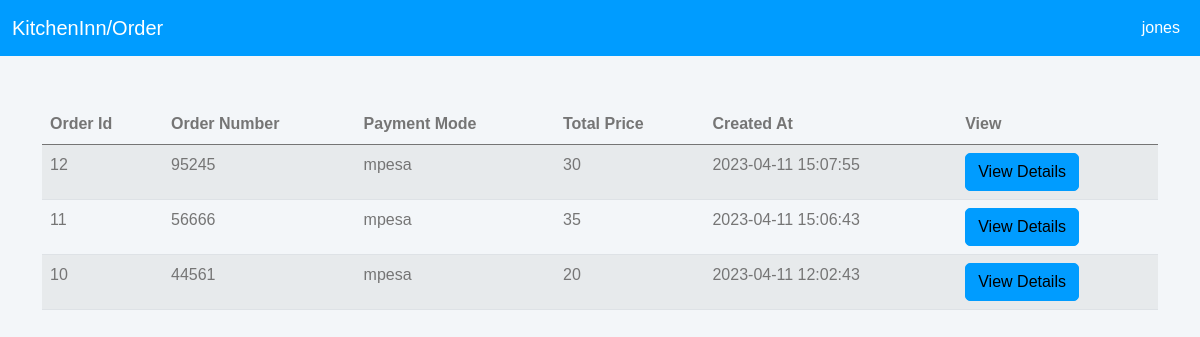
Screenshot of /order.php (signed in) with the database file from the repository.
### tables this page shows
CREATE TABLE `orders` (
  `order_id` int(11) NOT NULL,
  `order_number` varchar(100) NOT NULL,
  `payment_mode` varchar(100) NOT NULL DEFAULT 'mpesa',
  `total_price` int(11) NOT NULL,
  `user_id` int(11) NOT NULL,
  `Created_At` timestamp NOT NULL DEFAULT current_timestamp() ON UPDATE current_timestamp()
);

### order.php (the view, shortened to what this page needs)
<?php
include "config/database.php";
include "utils.php";
if(isset($_SESSION['userid'])){
    ?>
    <nav class="navbar navbar-expand-lg navbar-light bg-primary">
        <div class="container-fluid">
            <a class="navbar-brand text-white" href="index.php">KitchenInn/Order</a>
            <div class="collapse navbar-collapse justify-content-end" id="navbarNav">
                <ul class="navbar-nav">
                    <?php
                    if(isset($_SESSION['uname'])){
                        ?>
                    <li class="nav-item">
                        <a class="nav-link text-white" aria-current="page" href="login.php"><?= $_SESSION['uname'];?></a>
                    </li>
                        <?php
                    }else{
                        echo "<pclass='text-white'>login first</p>";
                    }
                        ?>
                </ul>
            </div>
        </div>
    </nav>
    <div class="py-5">
        <div class="container">
            <div class="row">
                <div class="col-md-12">
                    <table class="table table-striped">
                        <thead>
                            <tr>
                                <th>Order Id</th>
                                <th>Order Number</th>
                                <th>Payment Mode</th>
                                <th>Total Price</th>
                                <th>Created At</th>
                                <th>View</th>
                            </tr>
                        </thead>
                        <tbody>
                            <?php
                            $userId = $_SESSION['userid'];
                            $fetch_data = "SELECT * FROM orders WHERE user_id = '$userId' ORDER BY order_id DESC";
                            $fetch_data_run = mysqli_query($connect, $fetch_data);
                            if(mysqli_num_rows($fetch_data_run) > 0){
                                foreach($fetch_data_run as $item){
                                    ?>
                                    <tr>
                                        <td><?= $item['order_id']?></td>
                                        <td><?= $item['order_number']?></td>
                                        <td><?= $item['payment_mode']?></td>
                                        <td><?= $item['total_price']?></td>
                                        <td><?= $item['Created_At']?></td>
                                        <td><a href="vieworder.php?order_id= <?= $item['order_id']?>" class="btn btn-primary">View Details</a></td>
                                    </tr>
                                    <?php
                                }
                            }else{
                                ?>
                                <tr>
                                    <td colspan="6">No Order Available</td>
                                </tr>
                                <?php
                            }
                            ?>
                        </tbody>
                    </table>
                </div>
            </div>
        </div>
    </div>
    <?php
}else{
    header("Location: login.php");
    $_SESSION['message'] = "Login first";
    exit();
}
?>

### utils.php (shortened to what this page needs)
<!DOCTYPE html>
<html lang="en">
<head>
    <link href="css/bootstrap.min.css" rel="stylesheet">
    <link href='https://unpkg.com/boxicons@2.1.4/css/boxicons.min.css' rel='stylesheet'>
    <link rel="stylesheet" href="css/alertify.min.css">
</head>
<body>
</body>
</html>

### utils.php (style rules this page uses)
body { font-family: sans-serif; }

### rows the page displays
orders: order_id "12", order_number "95245", payment_mode "mpesa", total_price "30", Created_At "2023-04-11 15:07:55"
orders: order_id "11", order_number "56666", payment_mode "mpesa", total_price "35", Created_At "2023-04-11 15:06:43"
orders: order_id "10", order_number "44561", payment_mode "mpesa", total_price "20", Created_At "2023-04-11 12:02:43"

### other values shown
$_SESSION['uname'] "jones"
